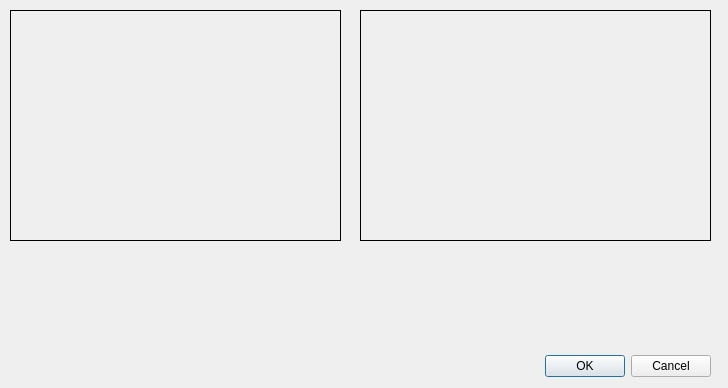
<?xml version="1.0" encoding="UTF-8"?>
<ui version="4.0">
 <class>Dialog</class>
 <widget class="QDialog" name="Dialog">
  <property name="geometry">
   <rect>
    <x>0</x>
    <y>0</y>
    <width>728</width>
    <height>388</height>
   </rect>
  </property>
  <property name="windowTitle">
   <string>Mini instruction</string>
  </property>
  <widget class="QDialogButtonBox" name="buttonBox">
   <property name="geometry">
    <rect>
     <x>370</x>
     <y>350</y>
     <width>341</width>
     <height>32</height>
    </rect>
   </property>
   <property name="orientation">
    <enum>Qt::Horizontal</enum>
   </property>
   <property name="standardButtons">
    <set>QDialogButtonBox::Cancel|QDialogButtonBox::Ok</set>
   </property>
  </widget>
  <widget class="QLabel" name="label">
   <property name="geometry">
    <rect>
     <x>10</x>
     <y>280</y>
     <width>431</width>
     <height>81</height>
    </rect>
   </property>
   <property name="font">
    <font>
     <pointsize>10</pointsize>
    </font>
   </property>
   <property name="text">
    <string/>
   </property>
   <property name="wordWrap">
    <bool>true</bool>
   </property>
  </widget>
  <widget class="QLabel" name="label_2">
   <property name="geometry">
    <rect>
     <x>10</x>
     <y>10</y>
     <width>331</width>
     <height>231</height>
    </rect>
   </property>
   <property name="frameShape">
    <enum>QFrame::Box</enum>
   </property>
   <property name="text">
    <string/>
   </property>
  </widget>
  <widget class="QLabel" name="label_3">
   <property name="geometry">
    <rect>
     <x>360</x>
     <y>10</y>
     <width>351</width>
     <height>231</height>
    </rect>
   </property>
   <property name="frameShape">
    <enum>QFrame::Box</enum>
   </property>
   <property name="text">
    <string/>
   </property>
  </widget>
 </widget>
 <resources/>
 <connections>
  <connection>
   <sender>buttonBox</sender>
   <signal>accepted()</signal>
   <receiver>Dialog</receiver>
   <slot>accept()</slot>
   <hints>
    <hint type="sourcelabel">
     <x>248</x>
     <y>254</y>
    </hint>
    <hint type="destinationlabel">
     <x>157</x>
     <y>274</y>
    </hint>
   </hints>
  </connection>
  <connection>
   <sender>buttonBox</sender>
   <signal>rejected()</signal>
   <receiver>Dialog</receiver>
   <slot>reject()</slot>
   <hints>
    <hint type="sourcelabel">
     <x>316</x>
     <y>260</y>
    </hint>
    <hint type="destinationlabel">
     <x>286</x>
     <y>274</y>
    </hint>
   </hints>
  </connection>
 </connections>
</ui>
